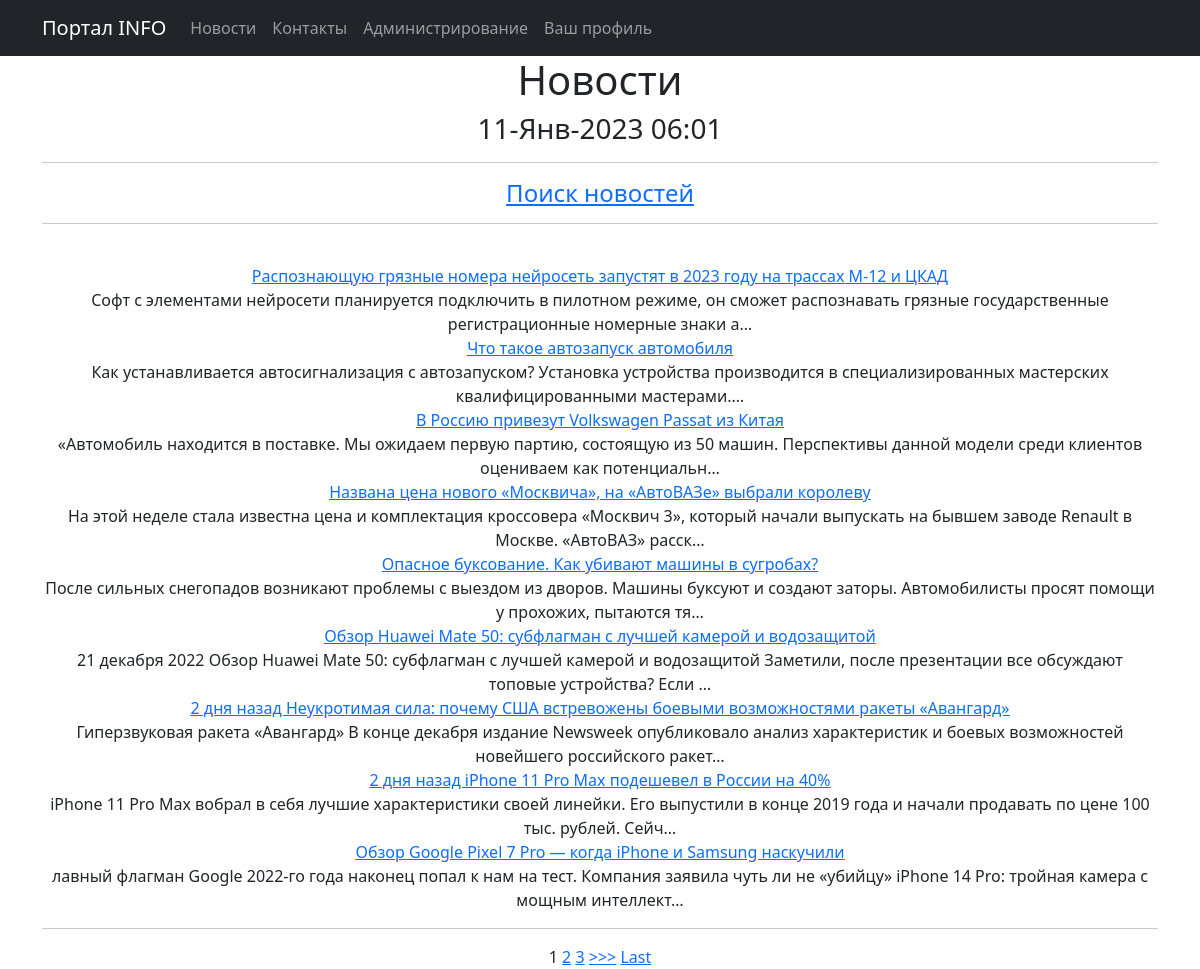
Page /news/ on the committed database.
### news/models.py (models this page shows, shortened)
class Post(models.Model):
    News = 'NW'
    Article = 'AR'
    CATEGORY_CHOICES = [
        (News, 'Новость'),
        (Article, 'Статья'),
    ]
    author = models.ForeignKey(Author, on_delete=models.CASCADE) #связь «один ко многим» с моделью Author;
    categoryType = models.CharField(max_length=2, choices=CATEGORY_CHOICES, default=Article)
    dateCreation = models.DateTimeField(auto_now_add=True)
    category = models.ForeignKey(Category, on_delete=models.CASCADE, null=True) #связь «многие ко многим» с моделью Category
    title = models.CharField(max_length=228)
    text = models.TextField()
    rating_post = models.SmallIntegerField(default=0)

### news/views.py (the view)
# urls.py: path('', PostList.as_view()),
class PostList(ListView):
    model = Post
    template_name = 'News_list.html'
    context_object_name = 'news'
    queryset = Post.objects.order_by('-dateCreation')
    paginate_by = 1  # поставим постраничный вывод в один элемент
    def get_context_data(self, **kwargs):
        context = super().get_context_data(**kwargs)
        context['filter'] = PostFilter(self.request.GET, queryset=self.get_queryset())  # вписываем наш фильтр в контекст
        context['time_now'] = datetime.utcnow()
        context['value1'] = None
        return context

### news/templatetags/custom_filters.py (called while the page is built)
@register.filter(name='censor')
def censor(value):
    for word in censor_list:
        value = value.replace(word, '*****')
    return value

### news/templates/News_list.html (shortened to what this page needs)
{% extends 'flatpages/default.html' %}
{% load custom_filters %}
{% block content %}
    <h1>Новости</h1>
    <h3>{{ time_now|date:'d-M-Y H:m' }}</h3>
    {% if news %}
<hr>
<h4><a  href="{% url 'news_search' %}">Поиск новостей</a> </h4>
<hr>
   {% for news in filter.qs %}
        <tr>
            <td>
               <br> <a href="{% url 'post_detail' news.id %}"><u>{{ news.title|censor }}</u> </a>
            </td>
            <td>
                <br>{{ news.text|truncatechars:150|censor }}
            </td>
        </tr>
    {% endfor %}
    {% else %}
        <h1>Новостей нет!</h1>
    {% endif %}
{% if is_paginated %}
<hr>
    {% for num in page_obj.paginator.page_range %}
        {% if page_obj.number == num %}
            <a>{{ num }}</a>
        {% elif num > page_obj.number|add:'-3' and num < page_obj.number|add:'3' %}
            <a href="?page={{ num }}">{{ num }}</a>
        {% endif %}
    {% endfor %}
    {% if page_obj.has_next %}
        <a href="?page={{ page_obj.next_page_number }}">>>></a>
        <a href="?page={{ page_obj.paginator.num_pages }}">Last</a>
    {% endif %}
{% endif %}
{% endblock content %}

### news/templates/flatpages/default.html (shortened to what this page needs)
<!DOCTYPE html>
<html lang="en">
    <head>
        {% load static %}
        <link href="{% static 'css/styles.css' %}" rel="stylesheet" />
    </head>
    <body>
<nav class="navbar navbar-expand-lg navbar-dark bg-dark static-top">
   <div class="container">
       <a class="navbar-brand" href="#">Портал INFO</a>
       <div class="collapse navbar-collapse" id="navbarResponsive">
           <ul class="navbar-nav ml-auto">
               <li class="nav-item">
                   <a class="nav-link" href="/news/">Новости</a>
               </li>
               <li class="nav-item">
                   <a class="nav-link" href="/contacts/">Контакты</a>
               </li>
               <li class="nav-item">
                   <a class="nav-link" href="/admin/">Администрирование</a>
               </li>
               <li class="nav-item">
                   <a class="nav-link" <a href="/">Ваш профиль</a>
               </li>
           </ul>
       </div>
   </div>
</nav>
        <div class="container">
   <div class="row">
       <div class="col-lg-12 text-center">
           {% block content %}{% endblock content %}
       </div>
   </div>
</div>
    </body>
</html>

### rows in the picture
Post: title|censor "Распознающую грязные номера нейросеть запустят в 2023 году на трассах М-12 и ЦКАД", text|censor "Софт с элементами нейросети планируется подключить в пилотном режиме, он сможет распознавать грязные государственные регистрационные номерные знаки а…"
Post: title|censor "Что такое автозапуск автомобиля", text|censor "Как устанавливается автосигнализация с автозапуском? Установка устройства производится в специализированных мастерских квалифицированными мастерами.…"
Post: title|censor "В Россию привезут Volkswagen Passat из Китая", text|censor "«Автомобиль находится в поставке. Мы ожидаем первую партию, состоящую из 50 машин. Перспективы данной модели среди клиентов оцениваем как потенциальн…"
Post: title|censor "Названа цена нового «Москвича», на «АвтоВАЗе» выбрали королеву", text|censor "На этой неделе стала известна цена и комплектация кроссовера «Москвич 3», который начали выпускать на бывшем заводе Renault в Москве. «АвтоВАЗ» расск…"
Post: title|censor "Опасное буксование. Как убивают машины в сугробах?", text|censor "После сильных снегопадов возникают проблемы с выездом из дворов. Машины буксуют и создают заторы. Автомобилисты просят помощи у прохожих, пытаются тя…"
Post: title|censor "Обзор Huawei Mate 50: субфлагман с лучшей камерой и водозащитой", text|censor "21 декабря 2022 Обзор Huawei Mate 50: субфлагман с лучшей камерой и водозащитой Заметили, после презентации все обсуждают топовые устройства? Если …"
Post: title|censor "2 дня назад Неукротимая сила: почему США встревожены боевыми возможностями ракеты «Авангард»", text|censor "Гиперзвуковая ракета «Авангард» В конце декабря издание Newsweek опубликовало анализ характеристик и боевых возможностей новейшего российского ракет…"
Post: title|censor "2 дня назад iPhone 11 Pro Max подешевел в России на 40%", text|censor "iPhone 11 Pro Max вобрал в себя лучшие характеристики своей линейки. Его выпустили в конце 2019 года и начали продавать по цене 100 тыс. рублей. Сейч…"
Post: title|censor "Обзор Google Pixel 7 Pro — когда iPhone и Samsung наскучили", text|censor "лавный флагман Google 2022-го года наконец попал к нам на тест. Компания заявила чуть ли не «убийцу» iPhone 14 Pro: тройная камера с мощным интеллект…"

### other values in the picture
{{ time_now|date:'d-M-Y H:m' }} "11-Янв-2023 06:01"
{{ num }} "1"
{{ num }} "2" "3"
